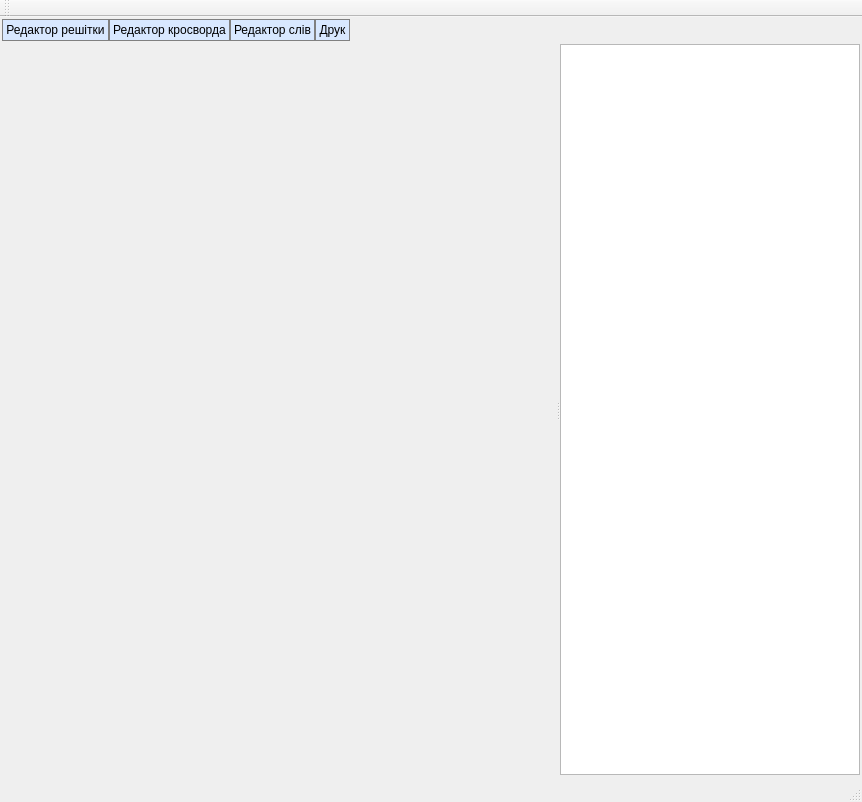
<?xml version="1.0" encoding="UTF-8"?>
<ui version="4.0">
 <class>MainWindow</class>
 <widget class="QMainWindow" name="MainWindow">
  <property name="geometry">
   <rect>
    <x>0</x>
    <y>0</y>
    <width>862</width>
    <height>802</height>
   </rect>
  </property>
  <property name="sizePolicy">
   <sizepolicy hsizetype="Expanding" vsizetype="Expanding">
    <horstretch>0</horstretch>
    <verstretch>0</verstretch>
   </sizepolicy>
  </property>
  <property name="windowTitle">
   <string>MainWindow</string>
  </property>
  <widget class="QWidget" name="centralWidget">
   <layout class="QHBoxLayout" name="horizontalLayout_2">
    <property name="margin">
     <number>2</number>
    </property>
    <item>
     <widget class="QTabWidget" name="tabWidget">
      <property name="styleSheet">
       <string notr="true">QTabBar::tab { border:1px solid gray; padding:3px; background-color: rgb(216, 232, 255); }
QTabWidget::pane { border:1px; }</string>
      </property>
      <property name="currentIndex">
       <number>0</number>
      </property>
      <property name="movable">
       <bool>false</bool>
      </property>
      <widget class="QWidget" name="tabTemplate">
       <attribute name="title">
        <string>Редактор решітки</string>
       </attribute>
       <layout class="QHBoxLayout" name="horizontalLayout_3">
        <property name="spacing">
         <number>2</number>
        </property>
        <property name="leftMargin">
         <number>0</number>
        </property>
        <property name="topMargin">
         <number>3</number>
        </property>
        <property name="rightMargin">
         <number>0</number>
        </property>
        <property name="bottomMargin">
         <number>3</number>
        </property>
        <item>
         <widget class="QSplitter" name="splitter">
          <property name="orientation">
           <enum>Qt::Horizontal</enum>
          </property>
          <widget class="QWidget" name="horizontalLayoutWidget">
           <layout class="QHBoxLayout" name="horizontalLayout">
            <property name="spacing">
             <number>1</number>
            </property>
           </layout>
          </widget>
          <widget class="TemplateListWidget" name="listWidget">
           <property name="maximumSize">
            <size>
             <width>300</width>
             <height>16777215</height>
            </size>
           </property>
           <property name="font">
            <font>
             <pointsize>10</pointsize>
             <weight>75</weight>
             <bold>true</bold>
            </font>
           </property>
           <property name="editTriggers">
            <set>QAbstractItemView::NoEditTriggers</set>
           </property>
           <property name="flow">
            <enum>QListView::TopToBottom</enum>
           </property>
          </widget>
         </widget>
        </item>
       </layout>
      </widget>
      <widget class="QWidget" name="tabCrossword">
       <attribute name="title">
        <string>Редактор кросворда</string>
       </attribute>
       <layout class="QHBoxLayout" name="horizontalLayout_7">
        <property name="spacing">
         <number>2</number>
        </property>
        <property name="leftMargin">
         <number>0</number>
        </property>
        <property name="topMargin">
         <number>3</number>
        </property>
        <property name="rightMargin">
         <number>0</number>
        </property>
        <property name="bottomMargin">
         <number>3</number>
        </property>
        <item>
         <layout class="QHBoxLayout" name="horizontalLayout_6">
          <item>
           <widget class="QTableView" name="tableView"/>
          </item>
          <item>
           <layout class="QHBoxLayout" name="horizontalLayout_5"/>
          </item>
         </layout>
        </item>
       </layout>
      </widget>
      <widget class="QWidget" name="tabWordEditor">
       <attribute name="title">
        <string>Редактор слів</string>
       </attribute>
       <layout class="QHBoxLayout" name="horizontalLayout_10">
        <property name="spacing">
         <number>2</number>
        </property>
        <property name="leftMargin">
         <number>0</number>
        </property>
        <property name="topMargin">
         <number>3</number>
        </property>
        <property name="rightMargin">
         <number>0</number>
        </property>
        <property name="bottomMargin">
         <number>3</number>
        </property>
        <item>
         <widget class="QTextBrowser" name="textBrowser"/>
        </item>
       </layout>
      </widget>
      <widget class="QWidget" name="tabPrint">
       <attribute name="title">
        <string>Друк</string>
       </attribute>
       <layout class="QHBoxLayout" name="horizontalLayout_4">
        <property name="spacing">
         <number>2</number>
        </property>
        <property name="leftMargin">
         <number>0</number>
        </property>
        <property name="topMargin">
         <number>3</number>
        </property>
        <property name="rightMargin">
         <number>0</number>
        </property>
        <property name="bottomMargin">
         <number>3</number>
        </property>
        <item>
         <widget class="QWidget" name="widgetPrint" native="true">
          <layout class="QHBoxLayout" name="horizontalLayout_9">
           <property name="spacing">
            <number>3</number>
           </property>
           <property name="leftMargin">
            <number>2</number>
           </property>
           <property name="topMargin">
            <number>0</number>
           </property>
           <property name="rightMargin">
            <number>2</number>
           </property>
           <property name="bottomMargin">
            <number>0</number>
           </property>
           <item>
            <layout class="QHBoxLayout" name="horizontalLayout_8"/>
           </item>
          </layout>
         </widget>
        </item>
       </layout>
      </widget>
     </widget>
    </item>
   </layout>
  </widget>
  <widget class="QMenuBar" name="menuBar">
   <property name="geometry">
    <rect>
     <x>0</x>
     <y>0</y>
     <width>862</width>
     <height>18</height>
    </rect>
   </property>
  </widget>
  <widget class="QToolBar" name="mainToolBar">
   <attribute name="toolBarArea">
    <enum>TopToolBarArea</enum>
   </attribute>
   <attribute name="toolBarBreak">
    <bool>false</bool>
   </attribute>
  </widget>
  <widget class="QStatusBar" name="statusBar"/>
 </widget>
 <layoutdefault spacing="6" margin="11"/>
 <customwidgets>
  <customwidget>
   <class>TemplateListWidget</class>
   <extends>QListWidget</extends>
   <header location="global">templatelistwidget.h</header>
  </customwidget>
 </customwidgets>
 <resources/>
 <connections/>
 <slots>
  <slot>removeColumn()</slot>
  <slot>removeRow()</slot>
  <slot>insertColumn()</slot>
  <slot>insertRow()</slot>
 </slots>
</ui>
